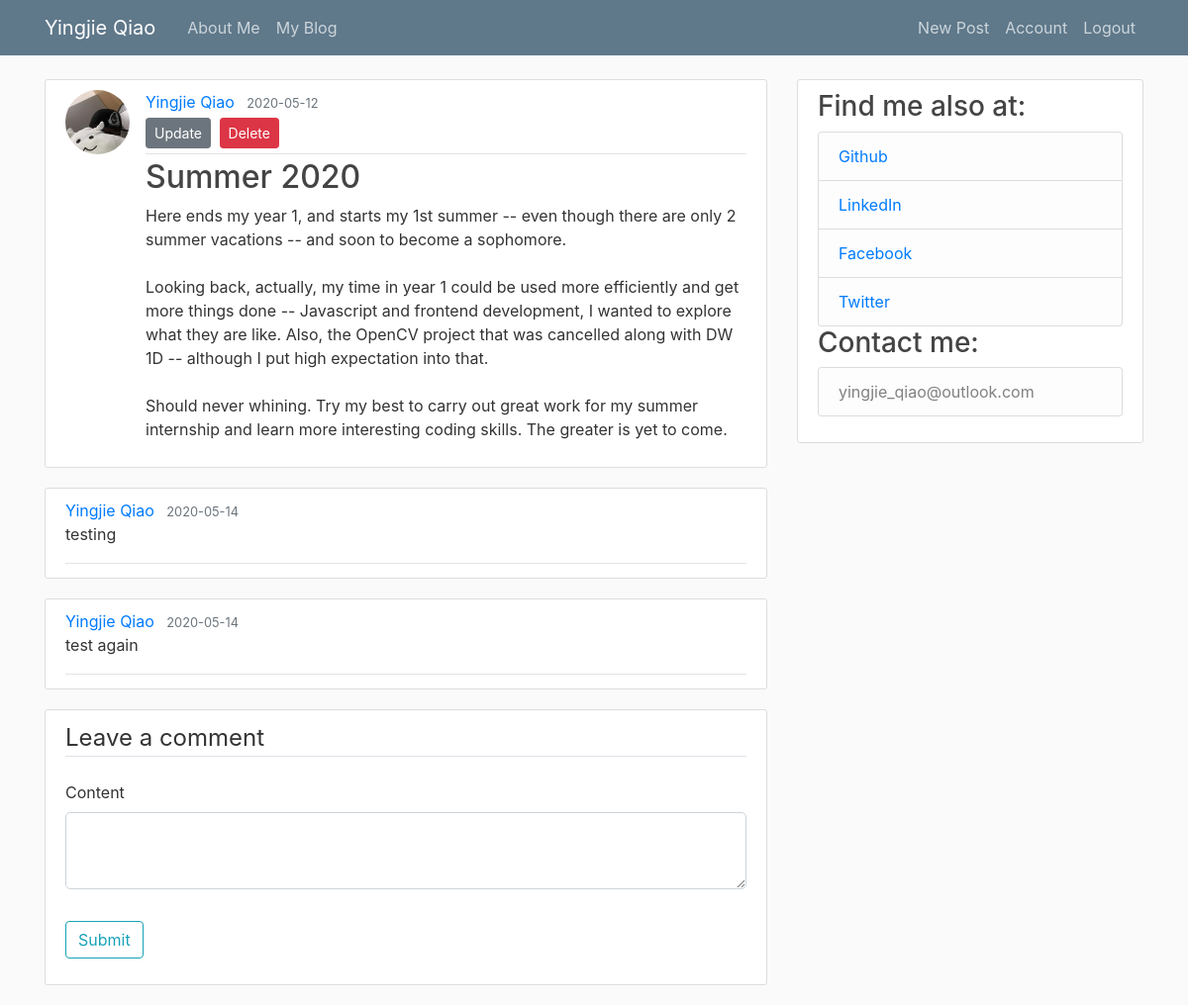
The app's page /post/2 (signed in) with its own data.
### me_main/models.py (models this page shows, shortened)
class User(db.Model, UserMixin):
    id = db.Column(db.Integer, primary_key=True)               # "primary_key" means it is a unique key
    username = db.Column(db.String(20), unique=True, nullable=False)
    email = db.Column(db.String(120), unique=True, nullable=False)
    image_file = db.Column(db.String(20), nullable=False, default='default.jpg') # by default, unique=False
    password = db.Column(db.String(60), nullable=False)
    posts = db.relationship('Post', backref='author', lazy=True)
    comments = db.relationship('Comment', backref='author', lazy='dynamic')

class Post(db.Model, UserMixin):
    id = db.Column(db.Integer, primary_key=True)
    title = db.Column(db.String(100), nullable=False)
    date_posted = db.Column(db.DateTime, nullable=False, default=datetime.utcnow)
    content = db.Column(db.Text, nullable=False)
    user_id = db.Column(db.Integer, db.ForeignKey('user.id'), nullable=False)
    comments = db.relationship('Comment', backref='post', lazy='dynamic')

class Comment(db.Model, UserMixin):
    id = db.Column(db.Integer, primary_key=True)
    date_posted = db.Column(db.DateTime, nullable=False, default=datetime.utcnow)
    content = db.Column(db.Text, nullable=False)
    user_id = db.Column(db.Integer, db.ForeignKey('user.id'), nullable=False)
    post_id = db.Column(db.Integer, db.ForeignKey('post.id'), nullable=False)

### me_main/posts/routes.py (the view, shortened to what this page needs)
@posts.route('/post/<int:post_id>', methods=['GET', 'POST'])
def post(post_id):
    post = Post.query.get_or_404(post_id)
    form = CommentForm()
    comments = post.comments
    print(type(comments))
    return render_template("post.html", title=post.title, post=post,
                           comments=comments, form=form)

### me_main/posts/forms.py
class CommentForm(FlaskForm):
    content = TextAreaField("Content", validators=[DataRequired()])
    submit = SubmitField('Submit')

### me_main/models.py (called while the page is built)
@login_manager.user_loader
def load_user(user_id):
    return User.query.get(int(user_id))

### me_main/templates/post.html (shortened to what this page needs)
{% extends "layout.html" %}
{% block content %}
        <article class="media content-section">
            <img class="rounded-circle article-img" src="{{ url_for('static', filename='profile_pics/' + post.author.image_file) }}">
            <div class="media-body">
                <div class="article-metadata">
                    <a class="mr-2" href="{{ url_for("users.user_posts", username=post.author.username) }}">{{ post.author.username }}</a>
                    <small class="text-muted">{{ post.date_posted.strftime('%Y-%m-%d') }}</small>
                    {% if post.author == current_user %}
                        <div>
                            <a class="btn btn-secondary btn-sm mt-1 mb-1" href="{{ url_for('posts.update_post', post_id=post.id) }}">Update</a>
                            <button type="button" class="btn btn-danger btn-sm m-1" data-toggle="modal" data-target="#deleteModal">Delete</button>
                        </div>
                    {% endif %}
                </div>
                <h2 class="article-title">{{ post.title }}</h2>
                <p class="article-content">{{ post.content }}</p>
            </div>
        </article>
        {% if comments %}
            {% for comment in comments %}
            <article class="media content-section">
                <div class="media-body">
                    <div class="article-metadata">
                        <a class="mr-2" href="{{ url_for("users.user_posts", username=post.author.username) }}">{{ post.author.username }}</a>
                        <small class="text-muted">{{ comment.date_posted.strftime('%Y-%m-%d') }}</small>
                        <p class="article-content">{{ comment.content }}</p>
                    </div>
                </div>
            </article>
            {% endfor %}
        {% endif %}
        <div class="content-section">
        <form method="POST" action="">
            <fieldset class="form-group">
                <legend class="border-bottom mb-4">Leave a comment</legend>
                <div class="form-group">
                    {{ form.content.label(class="form-control-label") }}
                    {% if form.content.errors %}
                        {{ form.content(class="form-control form-control-lg is-invalid") }}
                        <div class="invalid-feedback">
                            {% for error in form.content.errors %}
                                <span>{{ error }}</span>
                            {% endfor %}
                        </div>
                    {% else %}
                        {{ form.content(class="form-control form-control-lg") }}
                    {% endif %}
                </div>
            </fieldset>
            <div class="form-group">
                {{ form.submit(class="btn btn-outline-info") }}
            </div>
        </form>
    </div>
{% endblock content %}

### me_main/static/main.css (style rules this page uses)
body { background: #fafafa; color: #333333; margin-top: 5rem; }
h1, h2, h3, h4, h5, h6 { color: #444444; }
.content-section { background: #ffffff; padding: 10px 20px; border: 1px solid #dddddd; border-radius: 3px; margin-bottom: 20px; }
.article-title { color: #444444; }
.article-content { white-space: pre-line; }
.article-img { height: 65px; width: 65px; margin-right: 16px; }
.article-metadata { padding-bottom: 1px; margin-bottom: 4px; border-bottom: 1px solid #e3e3e3 }

### records on screen
User: image_file (picture), author.username "Yingjie Qiao"
Post: date_posted "2020-05-12", title "Summer 2020", content "Here ends my year 1, and starts my 1st summer -- even though there are only 2 summer vacations -- and soon to become a sophomore. Looking back, actually, my time in year 1 could be used more efficiently and get more things done -- Javascript and frontend development, I wanted to explore what they are like. Also, the OpenCV project that was cancelled along with DW 1D -- although I put high expectation into that. Should never whining. Try my best to carry out great work for my summer internship and learn more interesting coding skills. The greater is yet to come."
Comment: date_posted "2020-05-14", content "testing"
Comment: date_posted "2020-05-14", content "test again"
